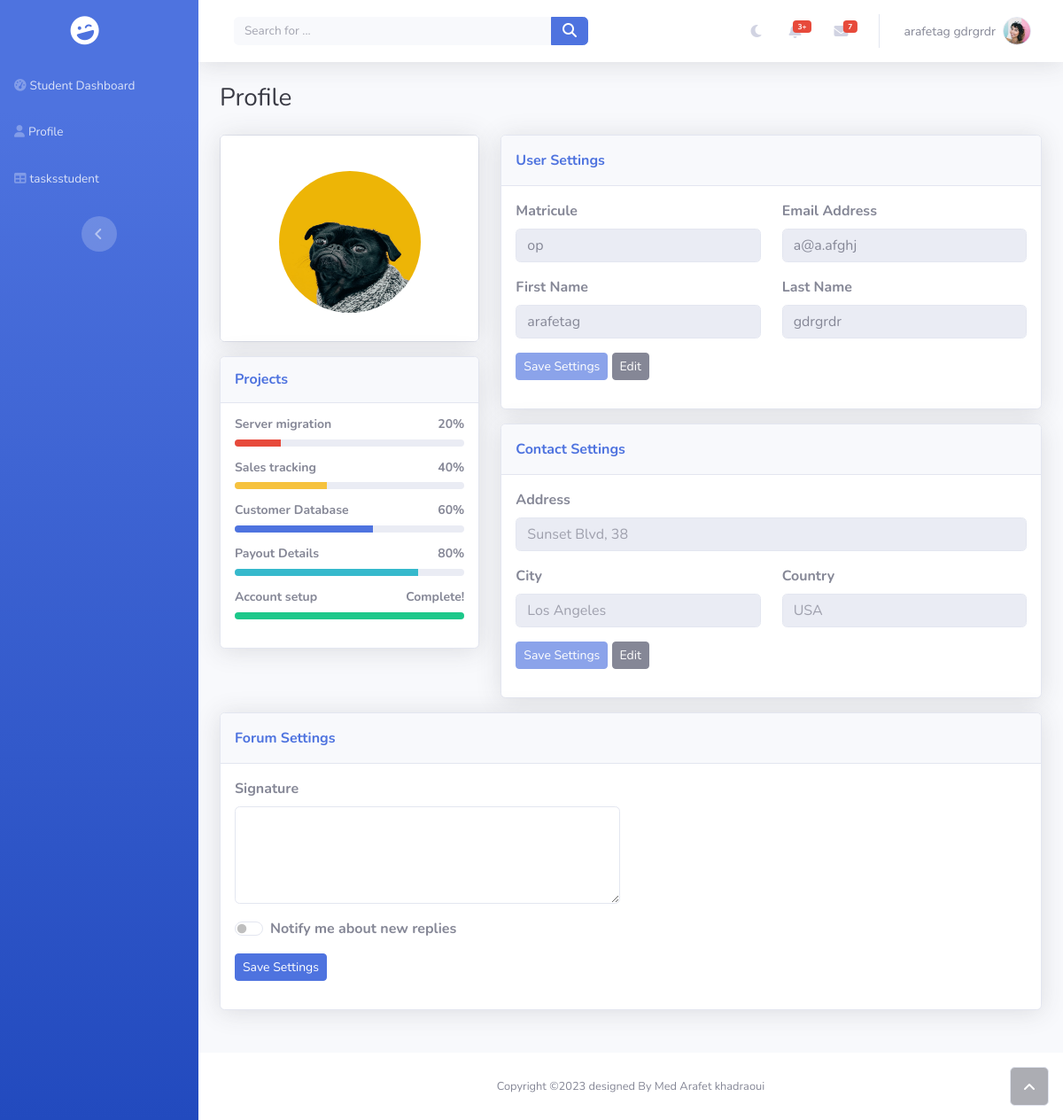
Page /profile.php (signed in) on the committed database.
### tables this page shows
CREATE TABLE `students` (
  `firstname` text NOT NULL,
  `lastname` text NOT NULL,
  `matricule` varchar(255) NOT NULL,
  `num` int(11) NOT NULL,
  `id` int(11) NOT NULL,
  `email` varchar(255) NOT NULL,
  `age` date DEFAULT NULL,
  `group_id` int(11) DEFAULT NULL
);

### profile.php (the view, shortened to what this page needs)
<!DOCTYPE html>
<html data-bs-theme="light" lang="en">
<?php include 'head.php'; ?>
<body id="page-top">
    <div id="wrapper">
        <?php include 'navbar.php';?>
        <div class="d-flex flex-column" id="content-wrapper">
            <div id="content">
                <?php include 'header.php';?>
                <div class="container-fluid">
                    <h3 class="text-dark mb-4">Profile</h3>
                    <div class="row mb-3">
                        <div class="col-lg-4">
                            <div class="card mb-3">
                                <div class="card-body text-center shadow">
                                    <div class="image_area">
                                        <form method="post">
                                            <label for="upload_image">
                                                <img class="rounded-circle mb-3 mt-4 img-responsive"  id="uploaded_image" src="assets/img/dogs/image2.jpeg" width="160" height="160"  class="img-responsive img-circle" />
                                            </label>
                                        </form>
                                    </div>
                                </div>
                            </div>
                            <div class="card shadow mb-4">
                                <div class="card-header py-3">
                                    <h6 class="text-primary fw-bold m-0">Projects</h6>
                                </div>
                                <div class="card-body">
                                    <h4 class="small fw-bold">Server migration<span class="float-end">20%</span></h4>
                                    <div class="progress progress-sm mb-3">
                                        <div class="progress-bar bg-danger" aria-valuenow="20" aria-valuemin="0" aria-valuemax="100" style="width: 20%;"><span class="visually-hidden">20%</span></div>
                                    </div>
                                    <h4 class="small fw-bold">Sales tracking<span class="float-end">40%</span></h4>
                                    <div class="progress progress-sm mb-3">
                                        <div class="progress-bar bg-warning" aria-valuenow="40" aria-valuemin="0" aria-valuemax="100" style="width: 40%;"><span class="visually-hidden">40%</span></div>
                                    </div>
                                    <h4 class="small fw-bold">Customer Database<span class="float-end">60%</span></h4>
                                    <div class="progress progress-sm mb-3">
                                        <div class="progress-bar bg-primary" aria-valuenow="60" aria-valuemin="0" aria-valuemax="100" style="width: 60%;"><span class="visually-hidden">60%</span></div>
                                    </div>
                                    <h4 class="small fw-bold">Payout Details<span class="float-end">80%</span></h4>
                                    <div class="progress progress-sm mb-3">
                                        <div class="progress-bar bg-info" aria-valuenow="80" aria-valuemin="0" aria-valuemax="100" style="width: 80%;"><span class="visually-hidden">80%</span></div>
                                    </div>
                                    <h4 class="small fw-bold">Account setup<span class="float-end">Complete!</span></h4>
                                    <div class="progress progress-sm mb-3">
                                        <div class="progress-bar bg-success" aria-valuenow="100" aria-valuemin="0" aria-valuemax="100" style="width: 100%;"><span class="visually-hidden">100%</span></div>
                                    </div>
                                </div>
                            </div>
                        </div>
                        <div class="col-lg-8">
                            <div class="row">
                                <div class="col">
                                    <div class="card shadow mb-3">
                                        <div class="card-header py-3">
                                            <p class="text-primary m-0 fw-bold">User Settings</p>
                                        </div>
                                        <div class="card-body">
                                            <form action="updatesettings.php" method="post" >
                                                <div class="row">
                                                    <div class="col">
                                                        <div class="mb-3">
                                                            <label class="form-label" for="matricule">
                                                                <strong>Matricule</strong>
                                                            </label>
                                                            <input class="form-control " type="text" name="matri" id="matricule" placeholder="matricule" disabled  value=<?php echo" $mat "?>></div>
                                                    </div>
                                                    <div class="col">
                                                        <div class="mb-3">
                                                            <label class="form-label" for="email">
                                                                <strong>Email Address</strong>
                                                            </label>
                                                            <input class="form-control formuser" name="emaile" type="email" id="email" placeholder="user@example.com" disabled  value=<?php echo" $email "?>></div>
                                                    </div>
                                                </div>
                                                <div class="row">
                                                    <div class="col">
                                                        <div class="mb-3">
                                                            <label class="form-label" for="first_name">
                                                                <strong>First Name</strong>
                                                            </label>
                                                            <input class="form-control formuser" type="text" id="first_name" name="first_name" placeholder="John" disabled value=<?php echo" $firstname "?>></div>
                                                    </div>
                                                    <div class="col">
                                                        <div class="mb-3">
                                                            <label class="form-label" for="last_name">
                                                                <strong>Last Name</strong>
                                                            </label>
                                                            <input class="form-control formuser" type="text" id="last_name" name="last_name" placeholder="Doe" disabled  value=<?php echo" $lastname "?>></div>
                                                    </div>
                                                </div>
                                                <div class="mb-3">
                                                    <button id="saveuser" class="btn btn-primary btn-sm" type="submit" disabled>Save Settings</button>
                                                    <button class="btn btn-secondary btn-sm" id="edituser" >Edit</button>
                                                </div>
                                            </form>
                                        </div>
                                    </div>
                                    <div class="card shadow">
                                        <div class="card-header py-3">
                                            <p class="text-primary m-0 fw-bold">Contact Settings</p>
                                        </div>
                                        <div class="card-body">
                                            <form>
                                                <div class="mb-3"><label class="form-label" for="address"><strong>Address</strong></label><input class="form-control formcontact" disabled type="text" id="address" placeholder="Sunset Blvd, 38" name="address"></div>
                                                <div class="row">
                                                    <div class="col">
                                                        <div class="mb-3"><label class="form-label" for="city"><strong>City</strong></label><input class="form-control formcontact" disabled type="text" id="city" placeholder="Los Angeles" name="city"></div>
                                                    </div>
                                                    <div class="col">
                                                        <div class="mb-3"><label class="form-label" for="country"><strong>Country</strong></label><input class="form-control formcontact" disabled type="text" id="country" placeholder="USA" name="country"></div>
                                                    </div>
                                                </div>
                                                <div class="mb-3">
                                                <button id="savecontact" class="btn btn-primary btn-sm" type="submit" disabled>Save Settings</button>
                                                <button class="btn btn-secondary btn-sm" id="editcontact" >Edit</button>
                                            </div>
                                            </form>
                                        </div>
                                    </div>
                                </div>
                            </div>
                        </div>
                    </div>
                    <div class="card shadow mb-5">
                        <div class="card-header py-3">
                            <p class="text-primary m-0 fw-bold">Forum Settings</p>
                        </div>
                        <div class="card-body">
                            <div class="row">
                                <div class="col-md-6">
                                    <form>
                                        <div class="mb-3"><label class="form-label" for="signature"><strong>Signature</strong><br></label><textarea class="form-control formforum" id="signature" rows="4" name="signature"></textarea></div>
                                        <div class="mb-3">
                                            <div class="form-check form-switch"><input class="form-check-input" type="checkbox" id="formCheck-1"><label class="form-check-label" for="formCheck-1"><strong>Notify me about new replies</strong></label></div>
                                        </div>
                                        <div class="mb-3"><button class="btn btn-primary btn-sm" type="submit">Save Settings</button></div>
                                    </form>
                                </div>
                            </div>
                        </div>
                    </div>
                </div>
            </div>
            <footer class="bg-white sticky-footer">
                <div class="container my-auto">
                    <div class="text-center my-auto copyright"><span>Copyright ©2023 designed By Med Arafet khadraoui</span></div>
                </div>
            </footer>
        </div><a class="border rounded d-inline scroll-to-top" href="#page-top"><i class="fas fa-angle-up"></i></a>
    </div>
</body>
</html>

### header.php (shortened to what this page needs)
<?php
include 'config.php';
$email=$_SESSION['email'];
if ($_SESSION['role'] == 'superadmin'){
    $username="admin";
    $firstname="admin";
    $lastname="admin";
    $mat="admin";
}else  {
    if ($_SESSION['role'] == 'student')
        $query= "SELECT * FROM students WHERE email ='$email'";
    elseif ($_SESSION['role'] == 'teacher')
        $query= "SELECT * FROM teachers WHERE email ='$email'";
    $result = mysqli_query($conn, $query);
    $row = mysqli_fetch_array($result);
    $username = $row['firstname']." ".$row['lastname'];
    $firstname=$row['firstname'];
    $lastname=$row['lastname'];
    $mat=$row['matricule'];
}
?>
    <nav class="navbar navbar-expand bg-white shadow mb-4 topbar static-top navbar-light">
                    <div class="container-fluid"><button class="btn btn-link d-md-none rounded-circle me-3" id="sidebarToggleTop" type="button"><i class="fas fa-bars"></i></button>
                        <form class="d-none d-sm-inline-block me-auto ms-md-3 my-2 my-md-0 mw-100 navbar-search">
                            <div class="input-group"><input class="bg-light form-control border-0 small" type="text" placeholder="Search for ..."><button class="btn btn-primary py-0" type="button"><i class="fas fa-search"></i></button></div>
                        </form>
                        <ul class="navbar-nav flex-nowrap ms-auto">
                            <li class="nav-item "  >
                                <a class="nav-link" id="darkbtn" href="#"><i class="fas fa-moon" id="moon"></i> <i id="sun" class="fas fa-sun" hidden></i></a>
                            </li>
                            <li class="nav-item dropdown no-arrow mx-1">
                                <div class="nav-item dropdown no-arrow"><a class="dropdown-toggle nav-link" aria-expanded="false" data-bs-toggle="dropdown" href="#"><span class="badge bg-danger badge-counter">3+</span><i class="fas fa-bell fa-fw"></i></a>
                                </div>
                            </li>
                            <li class="nav-item dropdown no-arrow mx-1">
                                <div class="nav-item dropdown no-arrow"><a class="dropdown-toggle nav-link" aria-expanded="false" data-bs-toggle="dropdown" href="#"><span class="badge bg-danger badge-counter">7</span><i class="fas fa-envelope fa-fw"></i></a>
                                </div>
                            </li>
                            <li class="nav-item dropdown no-arrow">
                                <div class="nav-item dropdown no-arrow"><a class="dropdown-toggle nav-link" aria-expanded="false" data-bs-toggle="dropdown" href="#"><span class="d-none d-lg-inline me-2 text-gray-600 small"><?php echo $username; ?></span><img id="header_image" class=" border rounded-circle img-profile" src="assets/img/avatars/avatar1.jpeg"></a>
                                </div>
                            </li>
                        </ul>
                    </div>
                </nav>

### rows in the picture
students: username "arafetag gdrgrdr", matri "op", first_name "arafetag", last_name "gdrgrdr"
